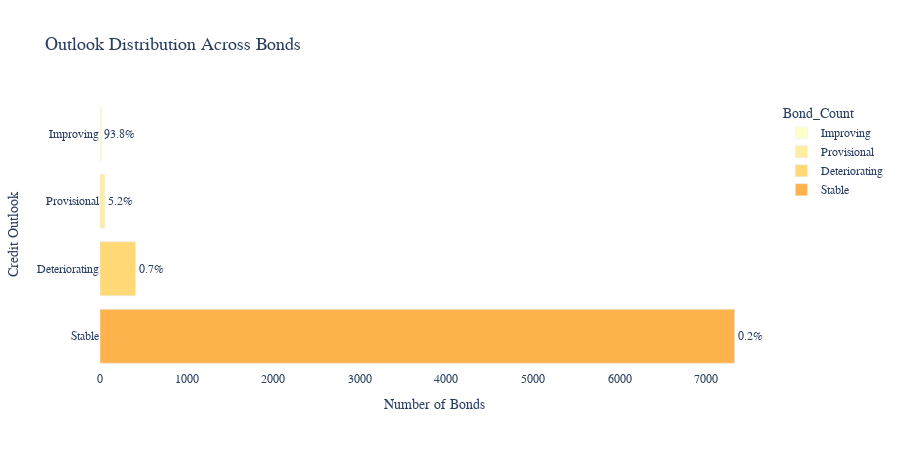

Notebook code for this chart:
### Code cell
import plotly.express as px

def analyze_outlook_distribution(portfolio_data):
    portfolio_data['Outlook'] = (
        portfolio_data['Outlook']
        .fillna('Unspecified')
        .astype(str)
        .str.strip()
        .str.title()
    )
    
    outlook_counts = (
        portfolio_data['Outlook']
        .value_counts()
        .reset_index()
        .rename(columns={'index': 'Outlook', 'Outlook': 'Bond_Count'})
    )

    total_bonds = outlook_counts['count'].sum()
    outlook_counts['Percentage'] = (100 * outlook_counts['count'] / total_bonds).round(1)

    fig = px.bar(
        outlook_counts.sort_values('count', ascending=True),
        x='count',
        y='Bond_Count',
        orientation='h',
        text=outlook_counts['Percentage'].apply(lambda x: f"{x}%"),
        color='Bond_Count',
        color_discrete_sequence=shared_color_scale,
        title='Outlook Distribution Across Bonds'
    )

    fig.update_traces(textposition='outside', textfont_size=12)
    fig.update_layout(
        width=900,
        height=450,
        xaxis_title='Number of Bonds',
        yaxis_title='Credit Outlook',
        showlegend=True,
        font=dict(family='Segoe UI', size=12),
        title_font_size=18,
        plot_bgcolor='white'
    )

    fig.show()
    
analyze_outlook_distribution(portfolio_data)

### Figure 1 — Plotly figure (JSON) as saved in the notebook; plotly's stock layout.template omitted (floating-point values rounded to 4 significant figures)
{"data": [{"hovertemplate": "Bond_Count=%{y}<br>count=%{x}<br>text=%{text}<extra></extra>", "legendgroup": "Improving", "marker": {"color": "rgb(255,255,204)", "pattern": {"shape": ""}}, "name": "Improving", "orientation": "h", "showlegend": true, "text": ["93.8%"], "textfont": {"size": 12}, "textposition": "outside", "type": "bar", "x": [17], "xaxis": "x", "y": ["Improving"], "yaxis": "y"}, {"hovertemplate": "Bond_Count=%{y}<br>count=%{x}<br>text=%{text}<extra></extra>", "legendgroup": "Provisional", "marker": {"color": "rgb(255,237,160)", "pattern": {"shape": ""}}, "name": "Provisional", "orientation": "h", "showlegend": true, "text": ["5.2%"], "textfont": {"size": 12}, "textposition": "outside", "type": "bar", "x": [54], "xaxis": "x", "y": ["Provisional"], "yaxis": "y"}, {"hovertemplate": "Bond_Count=%{y}<br>count=%{x}<br>text=%{text}<extra></extra>", "legendgroup": "Deteriorating", "marker": {"color": "rgb(254,217,118)", "pattern": {"shape": ""}}, "name": "Deteriorating", "orientation": "h", "showlegend": true, "text": ["0.7%"], "textfont": {"size": 12}, "textposition": "outside", "type": "bar", "x": [410], "xaxis": "x", "y": ["Deteriorating"], "yaxis": "y"}, {"hovertemplate": "Bond_Count=%{y}<br>count=%{x}<br>text=%{text}<extra></extra>", "legendgroup": "Stable", "marker": {"color": "rgb(254,178,76)", "pattern": {"shape": ""}}, "name": "Stable", "orientation": "h", "showlegend": true, "text": ["0.2%"], "textfont": {"size": 12}, "textposition": "outside", "type": "bar", "x": [7329], "xaxis": "x", "y": ["Stable"], "yaxis": "y"}], "layout": {"barmode": "relative", "font": {"family": "Segoe UI", "size": 12}, "height": 450, "legend": {"title": {"text": "Bond_Count"}, "tracegroupgap": 0}, "plot_bgcolor": "white", "showlegend": true, "title": {"font": {"size": 18}, "text": "Outlook Distribution Across Bonds"}, "width": 900, "xaxis": {"anchor": "y", "autorange": true, "domain": [0, 1], "range": [0, 7715.0], "title": {"text": "Number of Bonds"}, "type": "linear"}, "yaxis": {"anchor": "x", "autorange": true, "categoryarray": ["Stable", "Deteriorating", "Provisional", "Improving"], "categoryorder": "array", "domain": [0, 1], "range": [-0.5, 3.5], "title": {"text": "Credit Outlook"}, "type": "category"}}}
